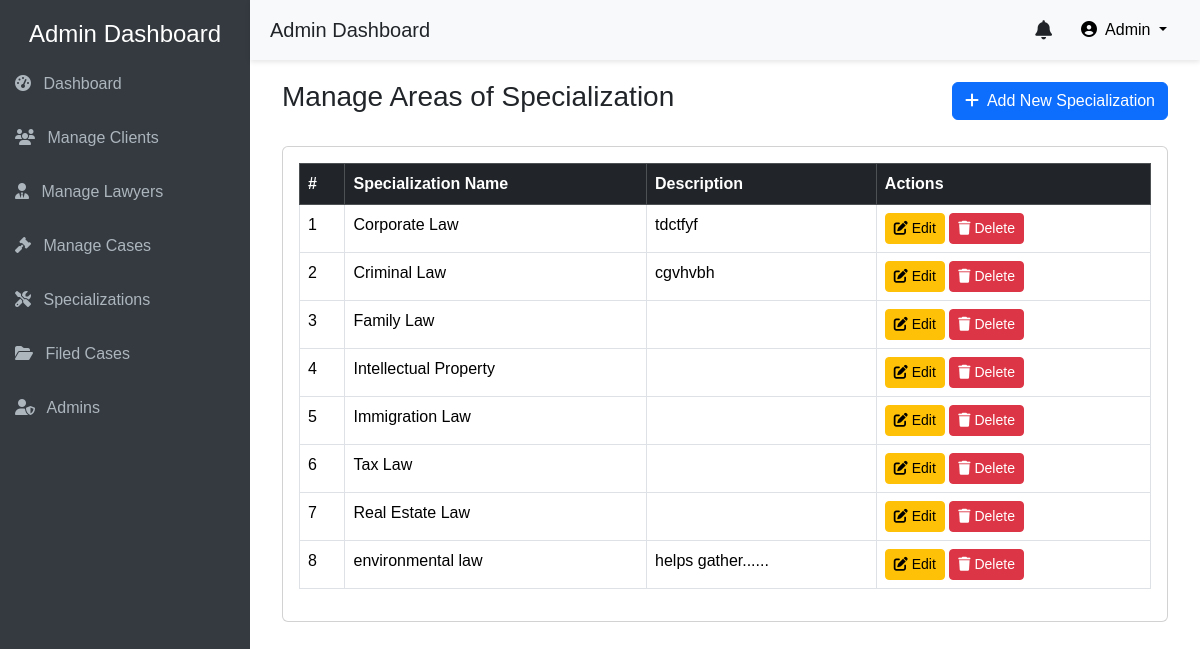
Page /admin/specializations.php on the committed database.
### tables this page shows
CREATE TABLE `specializations` (
  `id` int(11) NOT NULL,
  `specialization_name` varchar(255) NOT NULL,
  `description` text NOT NULL
);

### admin/specializations.php (the view, shortened to what this page needs)
<?php
include('../includes/db_connect.php');
?>
<!DOCTYPE html>
<html lang="en">
<head>
    <link href="https://cdn.jsdelivr.net/npm/bootstrap@5.3.2/dist/css/bootstrap.min.css" rel="stylesheet">
    <link rel="stylesheet" href="https://cdnjs.cloudflare.com/ajax/libs/font-awesome/6.4.0/css/all.min.css">
    <link rel="stylesheet" href="../css/common_dashboard.css">
</head>
<body>
    <?php include('includes/side-nav.php'); ?>
    <?php include('includes/header.php'); ?>
    <div class="main-content">
        <div class="container-fluid">
            <div class="d-flex justify-content-between align-items-center mb-4">
                <h3>Manage Areas of Specialization</h3>
                <button class="btn btn-primary" data-bs-toggle="modal" data-bs-target="#addSpecializationModal">
                    <i class="fa fa-plus me-2"></i>Add New Specialization
                </button>
            </div>
            <div class="card">
                <div class="card-body">
                    <table class="table table-bordered table-hover">
                        <thead class="table-dark">
                            <tr>
                                <th>#</th>
                                <th>Specialization Name</th>
                                <th>Description</th>
                                <th>Actions</th>
                            </tr>
                        </thead>
                        <tbody>
                            <?php
                            $sql = "SELECT * FROM specializations";
                            $result = $conn->query($sql);
                            $counter = 1;
                            if ($result->num_rows > 0) {
                                while($row = $result->fetch_assoc()) {
                                    echo "<tr>";
                                    echo "<td>" . $counter++ . "</td>";
                                    echo "<td>" . $row['specialization_name'] . "</td>";
                                    echo "<td>" . $row['description'] . "</td>";
                                    echo "<td>
                                        <button class='btn btn-sm btn-warning' data-bs-toggle='modal' data-bs-target='#editSpecializationModal' data-id='" . $row['id'] . "' data-name='" . $row['specialization_name'] . "' data-description='" . $row['description'] . "'>
                                            <i class='fa fa-edit'></i> Edit
                                        </button>
                                        <button class='btn btn-sm btn-danger delete-btn' data-id='" . $row['id'] . "'>
                                            <i class='fa fa-trash'></i> Delete
                                        </button>
                                    </td>";
                                    echo "</tr>";
                                }
                            } else {
                                echo "<tr><td colspan='4'>No specializations found</td></tr>";
                            }
                            ?>
                        </tbody>
                    </table>
                </div>
            </div>
        </div>
    </div>
</body>
</html>

### css/common_dashboard.css (style rules this page uses)
body { font-family: Arial, sans-serif; }
.main-content { margin-left: 250px; padding: 80px 20px 20px; }

### rows in the picture
specializations: specialization_name "Corporate Law", description "tdctfyf"
specializations: specialization_name "Criminal Law", description "cgvhvbh"
specializations: specialization_name "Family Law"
specializations: specialization_name "Intellectual Property"
specializations: specialization_name "Immigration Law"
specializations: specialization_name "Tax Law"
specializations: specialization_name "Real Estate Law"
specializations: specialization_name "environmental law", description "helps gather......"
